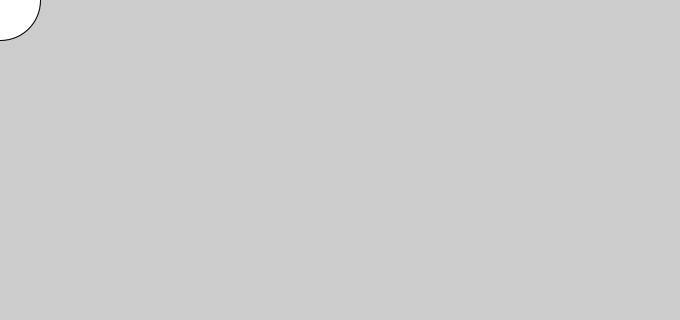
Frame 1 (no input)
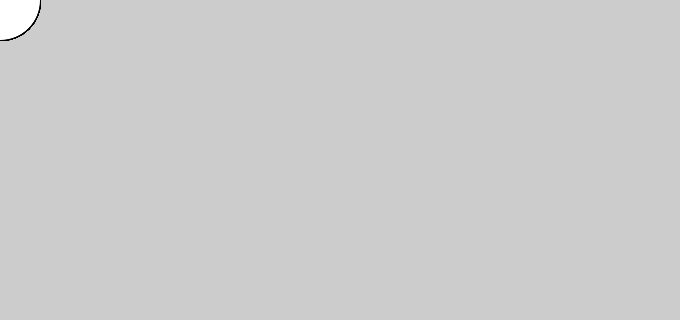
Frame 60 (the mouse pressed at the canvas centre just before this capture)
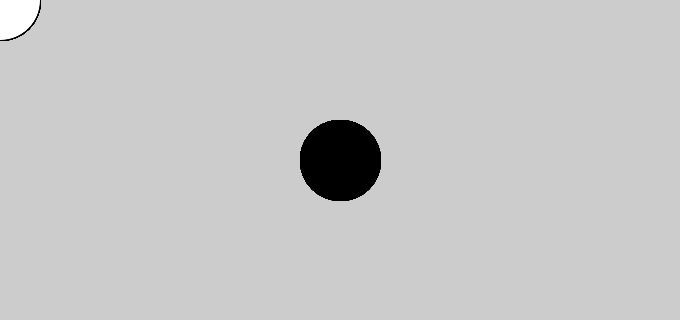
Frame 120 (the mouse held since frame 60 and released just before this capture)

The Processing sketch that drew these frames (run headless with seeded random() and noise(); from frame 60 on, the mouse is pressed at the canvas centre):

// Processing sketch: Circle_sketch
// ── Circle_sketch.pde
void setup() {
  size(680, 320);
}

void draw() {
  if (mousePressed) {
    fill(0);
  } else {
    fill(255);
  }
  ellipse(mouseX, mouseY, 80, 80);
}
